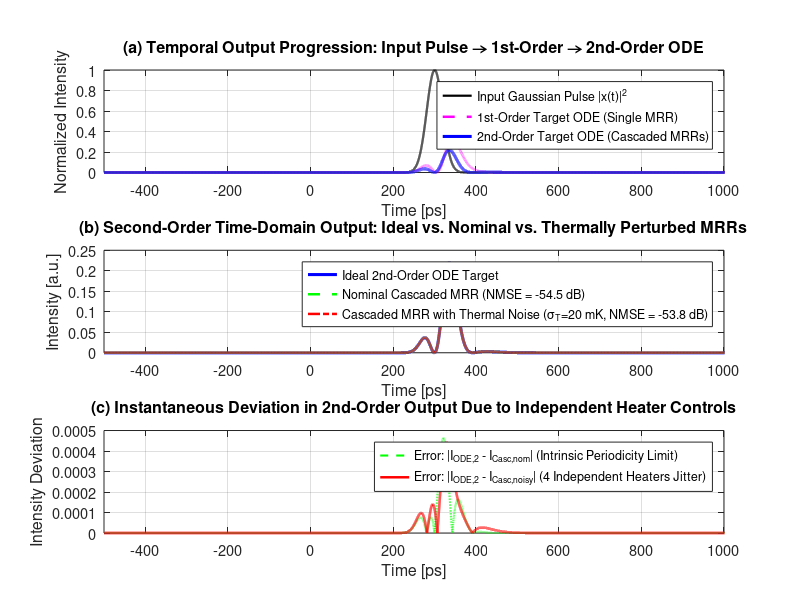
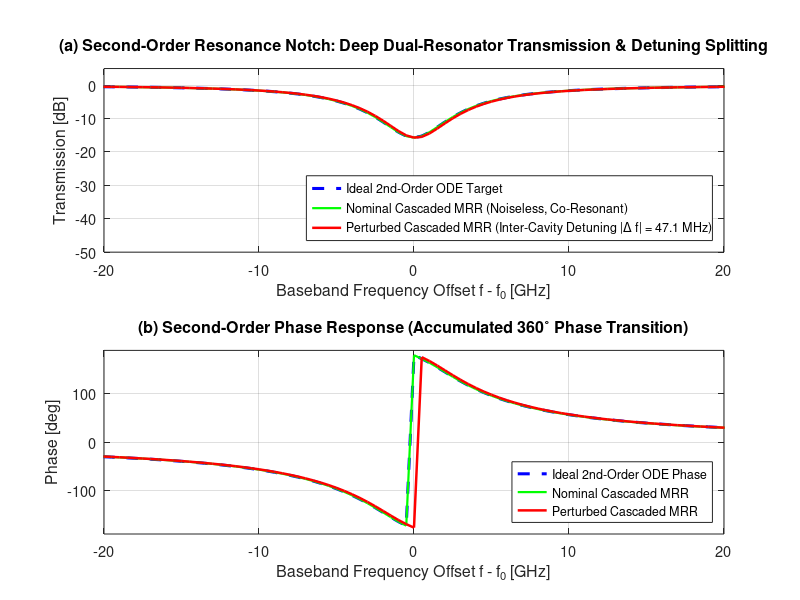
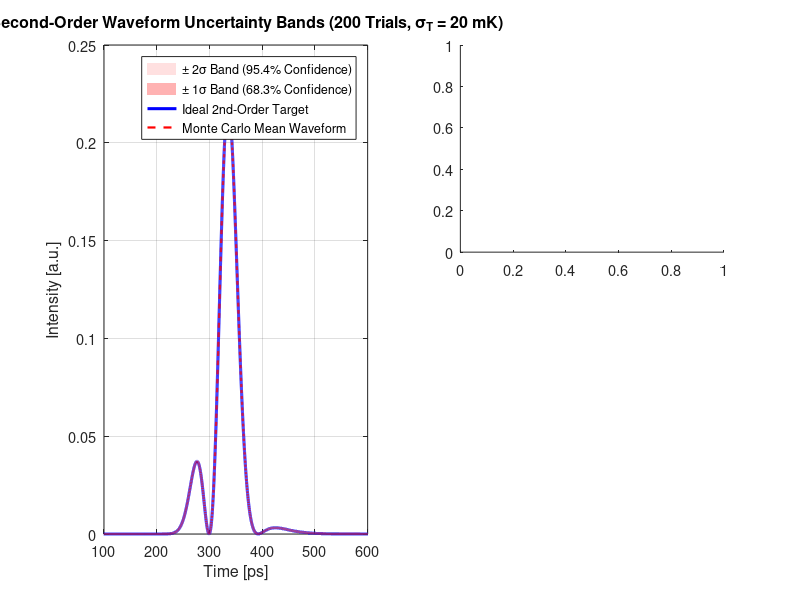

Reproduce these figures in MATLAB, in order. (Note: this script raises an error after producing the figures.)

clear; close all; clc;

%% 1. Baseline Physical Constants & Waveguide Parameters (Wu et al. 2014)
c             = 2.99792458e8;       % Speed of light in vacuum [m/s]
lambda0       = 1550.391e-9;        % Target resonant carrier wavelength [m] (1550.391 nm)
f0            = c / lambda0;        % Optical carrier frequency [Hz] (~193.366 THz)
w0            = 2 * pi * f0;        % Optical carrier angular frequency [rad/s]
L             = 178.98e-6;          % Ring circumference [m] (178.98 um)
ng            = 4.1850;             % Silicon waveguide group index (TE mode)
tau_rt        = ng * L / c;         % Cavity round-trip time [s] (~2.498 ps)
FSR           = 1 / tau_rt;         % Free Spectral Range [Hz] (~400.24 GHz)

% Waveguide Propagation Loss from Paper
alpha_dB_cm   = 8.0;                % Waveguide power loss [dB/cm]
alpha_dB_m    = alpha_dB_cm * 100;  % [dB/m]
alpha_lin     = alpha_dB_m * log(10) / 10; % Linear power attenuation [1/m]
eta           = 1 - exp(-alpha_lin * L);   % Round-trip intrinsic power loss (~3.25%)
a_loss        = sqrt(1 - eta);             % Round-trip field amplitude transmission
gamma_i       = c * alpha_lin / (2 * ng);  % Cavity intrinsic decay rate [rad/s] (~6.598e9 rad/s)
Qi            = w0 / (2 * gamma_i);        % Intrinsic cavity quality factor

% MZI Tunable Directional Coupler Parameters
kappa0        = 0.0441;             % Directional coupler splitting power ratio (FDTD)
kappa_max     = 4 * kappa0 * (1 - kappa0); % Max MZI power coupling (~0.168621)
dn_dT         = 1.86e-4;            % Thermo-optic coefficient of silicon [1/K]

% Physical lengths of bus arm microheaters (Wu et al. 2014):
% For MRR 1: Heater 11 (Lb11 = 116.80 um), Heater 12 (Lb12 = 47.12 um)
% For MRR 2: Heater 21 (Lb21 = 116.80 um), Heater 22 (Lb22 = 47.12 um)
Lb1           = 116.80e-6;          % Bus arm 1 heater length [m] (Through coupler)
Lb2           = 47.12e-6;           % Bus arm 2 heater length [m] (Drop coupler)

%% 2. Target Design Coefficients for the Cascaded Second-Order ODE
% Target power coupling coefficients for MRR 1 and MRR 2:
% To realize a general second-order ODE with distinct poles and non-zero zeros
% (and prevent the degenerate critically-damped pure-differentiator artifact
% where the carrier notch is quadratically flattened), we synthesize distinct,
% physically realizable coupling rates:
%   MRR 1 (Over-coupled stage) : kappa11 = 0.12, kappa12 = 0.02
%   MRR 2 (Under-coupled stage): kappa21 = 0.04, kappa22 = 0.06
kappa11_tgt   = 0.12;               % Through-port coupler power coupling MRR 1
kappa12_tgt   = 0.02;               % Drop-port coupler power coupling MRR 1
kappa21_tgt   = 0.04;               % Through-port coupler power coupling MRR 2
kappa22_tgt   = 0.06;               % Drop-port coupler power coupling MRR 2

% Nominal MZI phase differences needed to synthesize target couplers:
cos_dphi11    = (kappa11_tgt / (2 * kappa0 * (1 - kappa0))) - 1;
cos_dphi12    = (kappa12_tgt / (2 * kappa0 * (1 - kappa0))) - 1;
cos_dphi21    = (kappa21_tgt / (2 * kappa0 * (1 - kappa0))) - 1;
cos_dphi22    = (kappa22_tgt / (2 * kappa0 * (1 - kappa0))) - 1;

dphi11_nom    = acos(min(max(cos_dphi11, -1), 1)); % Nominal phase difference Coupler 11 [rad]
dphi12_nom    = acos(min(max(cos_dphi12, -1), 1)); % Nominal phase difference Coupler 12 [rad]
dphi21_nom    = acos(min(max(cos_dphi21, -1), 1)); % Nominal phase difference Coupler 21 [rad]
dphi22_nom    = acos(min(max(cos_dphi22, -1), 1)); % Nominal phase difference Coupler 22 [rad]

% Quality factors and decay rates of individual rings:
% Stage 1 (MRR 1):
Qe11_nom      = - (w0 * ng * L) / (c * log(1 - kappa11_tgt));
Qe12_nom      = - (w0 * ng * L) / (c * log(1 - kappa12_tgt));
gamma_e11_nom = w0 / (2 * Qe11_nom); % ~2.59e10 rad/s
gamma_e12_nom = w0 / (2 * Qe12_nom); % ~4.04e9 rad/s
a10_target    = gamma_i + gamma_e11_nom + gamma_e12_nom; % ~3.62e10 rad/s
b10_target    = gamma_i + gamma_e12_nom - gamma_e11_nom; % ~-1.49e10 rad/s

% Stage 2 (MRR 2: Distinct pole and zero):
Qe21_nom      = - (w0 * ng * L) / (c * log(1 - kappa21_tgt));
Qe22_nom      = - (w0 * ng * L) / (c * log(1 - kappa22_tgt));
gamma_e21_nom = w0 / (2 * Qe21_nom); % ~8.17e9 rad/s
gamma_e22_nom = w0 / (2 * Qe22_nom); % ~1.24e10 rad/s
a20_target    = gamma_i + gamma_e21_nom + gamma_e22_nom; % ~2.72e10 rad/s
b20_target    = gamma_i + gamma_e22_nom - gamma_e21_nom; % ~+1.08e10 rad/s

% Cascaded Second-Order ODE Coefficients (Wu et al. Eq. 9):
%   d^2y/dt^2 + a1 * dy/dt + a0 * y = b2 * d^2x/dt^2 + b1 * dx/dt + b0 * x
a1_target     = a10_target + a20_target;               % [rad/s] (~6.34e10 rad/s)
a0_target     = a10_target * a20_target;               % [(rad/s)^2] (~9.83e20 (rad/s)^2)
b2_target     = 1.0;                                   % Dimensionless
b1_target     = b10_target + b20_target;               % [rad/s] (~-4.13e9 rad/s)
b0_target     = b10_target * b20_target;               % [(rad/s)^2] (~-1.62e20 (rad/s)^2)

%% 3. Thermal Noise & Control Accuracy Settings
% Standard laboratory temperature control precision (Standard Deviation sigma_T):
% You can adjust sigma_T to match your lab equipment!
sigma_T_heater= 0.020;              % [K] 20 mK standard deviation of heater drivers
sigma_T_ring  = 0.015;              % [K] 15 mK residual cavity substrate drift
thermal_crosstalk = 0.06;           % 6% thermal leakage from microheaters to ring cavity

fprintf('========================================================================================\n');
fprintf('     SECOND-ORDER OPTICAL ODE SOLVER VIA CASCADED SILICON PHOTONIC MRRs                 \n');
fprintf('     Reference: J. Wu et al., Optics Express 22(21), 26254-26264 (2014) [Eq. (9)]       \n');
fprintf('========================================================================================\n');
fprintf('Waveguide Propagation Loss (alpha)  : %.2f dB/cm (Intrinsic Qi = %.2e)\n', alpha_dB_cm, Qi);
fprintf('Stage 1 Target Coefficients         : a10 = %.4e rad/s, b10 = %+.4e rad/s\n', a10_target, b10_target);
fprintf('Stage 2 Target Coefficients         : a20 = %.4e rad/s, b20 = %+.4e rad/s\n', a20_target, b20_target);
fprintf('----------------------------------------------------------------------------------------\n');
fprintf('SYNTHESIZED SECOND-ORDER ODE (d^2y/dt^2 + a1*dy/dt + a0*y = d^2x/dt^2 + b1*dx/dt + b0*x):\n');
fprintf('  Damping / Bandwidth Rate (a1)     : %.4e rad/s\n', a1_target);
fprintf('  Resonance Stiffness Term (a0)     : %.4e (rad/s)^2\n', a0_target);
fprintf('  First-Derivative Zero Weight (b1) : %+.4e rad/s\n', b1_target);
fprintf('  Zero Constant Coefficient (b0)    : %+.4e (rad/s)^2\n', b0_target);
fprintf('----------------------------------------------------------------------------------------\n');
fprintf('INDEPENDENT THERMAL CONTROL INACCURACIES:\n');
fprintf('  Heater Driver Jitter (sigma_T)    : %.2f mK (4 Independent Heaters: H11, H12, H21, H22)\n', sigma_T_heater * 1e3);
fprintf('  Substrate Drift / Cavity Jitter   : %.2f mK (2 Independent Cavities: Ring 1, Ring 2)\n', sigma_T_ring * 1e3);
fprintf('========================================================================================\n\n');

%% 4. Signal Definition: 10 Gb/s Gaussian Pulse (FWHM = 45 ps)
FWHM          = 45e-12;             % 45 ps
t0            = 0.3e-9;             % Center: 300 ps
t_start       = -0.5e-9;
t_end         = 1.5e-9;
N             = 65536;              % Power of 2 grid points
t             = linspace(t_start, t_end, N);
dt            = t(2) - t(1);
fs            = 1 / dt;
f             = linspace(-fs/2, fs/2 - fs/N, N); % Baseband frequency axis [Hz]
w             = 2 * pi * f;                      % Baseband angular frequency [rad/s]

% Input Gaussian pulse envelope
x_fun         = @(t_val) exp(-2 * log(2) * ((t_val - t0) / FWHM).^2);
x             = x_fun(t);
I_in          = abs(x).^2;
X_w           = fftshift(fft(x));

% -------------------------------------------------------------------------
% (A) Ideal Target Transfer Functions (Coupled-Mode Theory):
% -------------------------------------------------------------------------
% 1st-Order Target ODE Transfer Function:
T_ode_1st     = (1j * w + b10_target) ./ (1j * w + a10_target);
y_ode_1st     = ifft(ifftshift(X_w .* T_ode_1st));
I_ode_1st     = abs(y_ode_1st).^2;

% 2nd-Order Target ODE Transfer Function (Eq. 9 in paper):
% T_ODE,2(w) = [(jw)^2 + b1*(jw) + b0] / [(jw)^2 + a1*(jw) + a0]
T_ode_2nd     = ((1j * w).^2 + b1_target * (1j * w) + b0_target) ./ ...
                ((1j * w).^2 + a1_target * (1j * w) + a0_target);
y_ode_2nd     = ifft(ifftshift(X_w .* T_ode_2nd));
I_ode_2nd     = abs(y_ode_2nd).^2;

% -------------------------------------------------------------------------
% (B) Nominal Physical Cascaded MRR Model (Noiseless):
% -------------------------------------------------------------------------
r11_nom       = sqrt(1 - kappa11_tgt);
r12_nom       = sqrt(1 - kappa12_tgt);
r21_nom       = sqrt(1 - kappa21_tgt);
r22_nom       = sqrt(1 - kappa22_tgt);

H1_nom        = (r11_nom - r12_nom * a_loss * exp(-1j * w * tau_rt)) ./ ...
                (1 - r11_nom * r12_nom * a_loss * exp(-1j * w * tau_rt));
H2_nom        = (r21_nom - r22_nom * a_loss * exp(-1j * w * tau_rt)) ./ ...
                (1 - r21_nom * r22_nom * a_loss * exp(-1j * w * tau_rt));
H_casc_nom    = H1_nom .* H2_nom;

y_casc_nom    = ifft(ifftshift(X_w .* H_casc_nom));
I_casc_nom    = abs(y_casc_nom).^2;

NMSE_casc_nom = sum((I_ode_2nd - I_casc_nom).^2) / sum(I_ode_2nd.^2);
NMSE_1st_nom  = sum((I_ode_1st - abs(ifft(ifftshift(X_w .* H1_nom))).^2).^2) / sum(I_ode_1st.^2);

%% 5. Single Perturbed Realization (Realistic Lab Shot with 4 Independent Heaters)
rng(42); % Fixed seed for reproducible single-shot display

% Sample 4 independent heater temperature errors:
dT_h11        = randn * sigma_T_heater;
dT_h12        = randn * sigma_T_heater;
dT_h21        = randn * sigma_T_heater;
dT_h22        = randn * sigma_T_heater;

% Sample 2 independent cavity substrate drifts + heater cross-talk:
dT_cav1       = randn * sigma_T_ring + thermal_crosstalk * (dT_h11 + dT_h12) / 2;
dT_cav2       = randn * sigma_T_ring + thermal_crosstalk * (dT_h21 + dT_h22) / 2;

% Thermo-optic phase perturbations for Ring 1:
dphi11_noisy  = dphi11_nom + (2 * pi / lambda0) * dn_dT * Lb1 * dT_h11;
dphi12_noisy  = dphi12_nom + (2 * pi / lambda0) * dn_dT * Lb2 * dT_h12;
kappa11_noisy = min(max(2 * kappa0 * (1 - kappa0) * (1 + cos(dphi11_noisy)), 1e-6), 0.99);
kappa12_noisy = min(max(2 * kappa0 * (1 - kappa0) * (1 + cos(dphi12_noisy)), 1e-6), 0.99);
r11_n         = sqrt(1 - kappa11_noisy);
r12_n         = sqrt(1 - kappa12_noisy);
dphi_rt1_n    = (2 * pi / lambda0) * dn_dT * L * dT_cav1;
Delta_f_res1  = dphi_rt1_n / (2 * pi * tau_rt);

% Thermo-optic phase perturbations for Ring 2 (Independent!):
dphi21_noisy  = dphi21_nom + (2 * pi / lambda0) * dn_dT * Lb1 * dT_h21;
dphi22_noisy  = dphi22_nom + (2 * pi / lambda0) * dn_dT * Lb2 * dT_h22;
kappa21_noisy = min(max(2 * kappa0 * (1 - kappa0) * (1 + cos(dphi21_noisy)), 1e-6), 0.99);
kappa22_noisy = min(max(2 * kappa0 * (1 - kappa0) * (1 + cos(dphi22_noisy)), 1e-6), 0.99);
r21_n         = sqrt(1 - kappa21_noisy);
r22_n         = sqrt(1 - kappa22_noisy);
dphi_rt2_n    = (2 * pi / lambda0) * dn_dT * L * dT_cav2;
Delta_f_res2  = dphi_rt2_n / (2 * pi * tau_rt);

% Inter-cavity detuning between Ring 1 and Ring 2:
Delta_f_inter = abs(Delta_f_res1 - Delta_f_res2);

% Transfer functions of the two noisy rings:
H1_noisy      = (r11_n - r12_n * a_loss * exp(-1j * (w * tau_rt + dphi_rt1_n))) ./ ...
                (1 - r11_n * r12_n * a_loss * exp(-1j * (w * tau_rt + dphi_rt1_n)));
H2_noisy      = (r21_n - r22_n * a_loss * exp(-1j * (w * tau_rt + dphi_rt2_n))) ./ ...
                (1 - r21_n * r22_n * a_loss * exp(-1j * (w * tau_rt + dphi_rt2_n)));
H_casc_noisy  = H1_noisy .* H2_noisy;

% Time-domain output intensity:
y_casc_noisy  = ifft(ifftshift(X_w .* H_casc_noisy));
I_casc_noisy  = abs(y_casc_noisy).^2;
NMSE_casc_noisy = sum((I_ode_2nd - I_casc_noisy).^2) / sum(I_ode_2nd.^2);

% Realized 2nd-order ODE coefficients:
ge11_n        = - c * log(1 - kappa11_noisy) / (2 * ng * L);
ge12_n        = - c * log(1 - kappa12_noisy) / (2 * ng * L);
ge21_n        = - c * log(1 - kappa21_noisy) / (2 * ng * L);
ge22_n        = - c * log(1 - kappa22_noisy) / (2 * ng * L);

a10_n         = gamma_i + ge11_n + ge12_n;
b10_n         = gamma_i + ge12_n - ge11_n;
a20_n         = gamma_i + ge21_n + ge22_n;
b20_n         = gamma_i + ge22_n - ge21_n;

a1_realized   = a10_n + a20_n;
a0_realized   = a10_n * a20_n;
b1_realized   = b10_n + b20_n;
b0_realized   = b10_n * b20_n;

fprintf('--- SINGLE REALIZATION BREAKDOWN (Independent Heaters) ---\n');
fprintf('MRR 1: dT11 = %+.2f mK (k11=%.4f), dT12 = %+.2f mK (k12=%.4f)\n', ...
        dT_h11*1e3, kappa11_noisy, dT_h12*1e3, kappa12_noisy);
fprintf('       Resonance Detuning 1: %+.1f MHz\n', Delta_f_res1 / 1e6);
fprintf('MRR 2: dT21 = %+.2f mK (k21=%.4f), dT22 = %+.2f mK (k22=%.4f)\n', ...
        dT_h21*1e3, kappa21_noisy, dT_h22*1e3, kappa22_noisy);
fprintf('       Resonance Detuning 2: %+.1f MHz\n', Delta_f_res2 / 1e6);
fprintf('Inter-Cavity Detuning (|df1 - df2|) : %.1f MHz (Causes notch splitting!)\n', Delta_f_inter / 1e6);
fprintf('Target ODE Coefficients             : a1 = %.4e rad/s, a0 = %.4e (rad/s)^2\n', a1_target, a0_target);
fprintf('                                      b1 = %+.4e rad/s, b0 = %+.4e (rad/s)^2\n', b1_target, b0_target);
fprintf('Realized Noisy Coefficients         : a1 = %.4e rad/s, a0 = %.4e (rad/s)^2\n', a1_realized, a0_realized);
fprintf('                                      b1 = %+.4e rad/s, b0 = %+.4e (rad/s)^2\n', b1_realized, b0_realized);
fprintf('Nominal Cascaded MRR NMSE (Noiseless): %.4e (%.2f dB)\n', NMSE_casc_nom, 10*log10(NMSE_casc_nom));
fprintf('Thermally Perturbed Cascaded NMSE   : %.4e (%.2f dB)\n', NMSE_casc_noisy, 10*log10(NMSE_casc_noisy));
fprintf('NMSE Degradation due to Noise       : %+.2f dB\n', 10*log10(NMSE_casc_noisy) - 10*log10(NMSE_casc_nom));
fprintf('========================================================================================\n\n');

%% 6. Monte Carlo Statistical Simulation (N_trials = 200 Realizations)
N_trials      = 200;
NMSE_mc_2nd   = zeros(N_trials, 1);
NMSE_mc_1st   = zeros(N_trials, 1);
I_mc_2nd      = zeros(N, N_trials);

a1_mc         = zeros(N_trials, 1);
a0_mc         = zeros(N_trials, 1);
b1_mc         = zeros(N_trials, 1);
b0_mc         = zeros(N_trials, 1);
Delta_f_inter_mc = zeros(N_trials, 1);

fprintf('Running Monte Carlo simulation (%d trials) with 4 independent heaters...\n', N_trials);
for trial = 1:N_trials
    % 4 independent heater fluctuations
    dt11 = randn * sigma_T_heater;
    dt12 = randn * sigma_T_heater;
    dt21 = randn * sigma_T_heater;
    dt22 = randn * sigma_T_heater;
    
    % 2 independent cavity fluctuations
    dt_c1 = randn * sigma_T_ring + thermal_crosstalk * (dt11 + dt12) / 2;
    dt_c2 = randn * sigma_T_ring + thermal_crosstalk * (dt21 + dt22) / 2;
    
    % Couplers MRR 1
    dp11 = dphi11_nom + (2 * pi / lambda0) * dn_dT * Lb1 * dt11;
    dp12 = dphi12_nom + (2 * pi / lambda0) * dn_dT * Lb2 * dt12;
    k11 = min(max(2 * kappa0 * (1 - kappa0) * (1 + cos(dp11)), 1e-6), 0.99);
    k12 = min(max(2 * kappa0 * (1 - kappa0) * (1 + cos(dp12)), 1e-6), 0.99);
    r11_t = sqrt(1 - k11); r12_t = sqrt(1 - k12);
    dp_rt1 = (2 * pi / lambda0) * dn_dT * L * dt_c1;
    
    % Couplers MRR 2
    dp21 = dphi21_nom + (2 * pi / lambda0) * dn_dT * Lb1 * dt21;
    dp22 = dphi22_nom + (2 * pi / lambda0) * dn_dT * Lb2 * dt22;
    k21 = min(max(2 * kappa0 * (1 - kappa0) * (1 + cos(dp21)), 1e-6), 0.99);
    k22 = min(max(2 * kappa0 * (1 - kappa0) * (1 + cos(dp22)), 1e-6), 0.99);
    r21_t = sqrt(1 - k21); r22_t = sqrt(1 - k22);
    dp_rt2 = (2 * pi / lambda0) * dn_dT * L * dt_c2;
    
    Delta_f_inter_mc(trial) = abs(dp_rt1 - dp_rt2) / (2 * pi * tau_rt);
    
    % Transfer functions
    H1_t = (r11_t - r12_t * a_loss * exp(-1j * (w * tau_rt + dp_rt1))) ./ ...
           (1 - r11_t * r12_t * a_loss * exp(-1j * (w * tau_rt + dp_rt1)));
    H2_t = (r21_t - r22_t * a_loss * exp(-1j * (w * tau_rt + dp_rt2))) ./ ...
           (1 - r21_t * r22_t * a_loss * exp(-1j * (w * tau_rt + dp_rt2)));
    H_casc_t = H1_t .* H2_t;
    
    y_casc_t = ifft(ifftshift(X_w .* H_casc_t));
    I_t = abs(y_casc_t).^2;
    I_mc_2nd(:, trial) = I_t;
    
    % NMSE for 2nd-order solver
    NMSE_mc_2nd(trial) = sum((I_ode_2nd - I_t).^2) / sum(I_ode_2nd.^2);
    
    % NMSE for 1st-order solver (Ring 1 alone for direct comparison)
    y1_t = ifft(ifftshift(X_w .* H1_t));
    NMSE_mc_1st(trial) = sum((I_ode_1st - abs(y1_t).^2).^2) / sum(I_ode_1st.^2);
    
    % Record realized coefficients
    ge11_t = - c * log(1 - k11) / (2 * ng * L);
    ge12_t = - c * log(1 - k12) / (2 * ng * L);
    ge21_t = - c * log(1 - k21) / (2 * ng * L);
    ge22_t = - c * log(1 - k22) / (2 * ng * L);
    a10_t  = gamma_i + ge11_t + ge12_t;
    b10_t  = gamma_i + ge12_t - ge11_t;
    a20_t  = gamma_i + ge21_t + ge22_t;
    b20_t  = gamma_i + ge22_t - ge21_t;
    a1_mc(trial) = a10_t + a20_t;
    a0_mc(trial) = a10_t * a20_t;
    b1_mc(trial) = b10_t + b20_t;
    b0_mc(trial) = b10_t * b20_t;
end

mean_NMSE_2nd = mean(NMSE_mc_2nd);
mean_NMSE_1st = mean(NMSE_mc_1st);
mean_I_2nd    = mean(I_mc_2nd, 2);
std_I_2nd     = std(I_mc_2nd, 0, 2);

fprintf('Monte Carlo Complete (%d Trials):\n', N_trials);
fprintf('  1st-Order Mean NMSE         : %.4e (%.2f dB)\n', mean_NMSE_1st, 10*log10(mean_NMSE_1st));
fprintf('  2nd-Order Cascaded Mean NMSE: %.4e (%.2f dB)\n', mean_NMSE_2nd, 10*log10(mean_NMSE_2nd));
fprintf('  2nd-Order Worst NMSE        : %.4e (%.2f dB)\n', max(NMSE_mc_2nd), 10*log10(max(NMSE_mc_2nd)));
fprintf('  2nd-Order Best NMSE         : %.4e (%.2f dB)\n', min(NMSE_mc_2nd), 10*log10(min(NMSE_mc_2nd)));
fprintf('========================================================================================\n\n');

%% 7. Thermal Sensitivity Sweep: NMSE vs. sigma_T (1st-Order vs. 2nd-Order)
fprintf('Running Sensitivity Sweep (NMSE vs. sigma_T across 11 precision tiers)...\n');
sigma_T_vec   = [1, 2, 5, 10, 15, 20, 30, 40, 50, 75, 100] * 1e-3; % 1 mK to 100 mK
N_sweep_pts   = length(sigma_T_vec);
sweep_trials  = 40;

NMSE_sweep_1st_dB = zeros(N_sweep_pts, 1);
NMSE_sweep_2nd_dB = zeros(N_sweep_pts, 1);

for s_idx = 1:N_sweep_pts
    sig_T = sigma_T_vec(s_idx);
    e1_arr = zeros(sweep_trials, 1);
    e2_arr = zeros(sweep_trials, 1);
    
    for tr = 1:sweep_trials
        dt11 = randn * sig_T; dt12 = randn * sig_T;
        dt21 = randn * sig_T; dt22 = randn * sig_T;
        dt_c1 = randn * (sig_T * 0.75) + thermal_crosstalk * (dt11 + dt12) / 2;
        dt_c2 = randn * (sig_T * 0.75) + thermal_crosstalk * (dt21 + dt22) / 2;
        
        dp11 = dphi11_nom + (2 * pi / lambda0) * dn_dT * Lb1 * dt11;
        dp12 = dphi12_nom + (2 * pi / lambda0) * dn_dT * Lb2 * dt12;
        k11 = min(max(2 * kappa0 * (1 - kappa0) * (1 + cos(dp11)), 1e-6), 0.99);
        k12 = min(max(2 * kappa0 * (1 - kappa0) * (1 + cos(dp12)), 1e-6), 0.99);
        
        dp21 = dphi21_nom + (2 * pi / lambda0) * dn_dT * Lb1 * dt21;
        dp22 = dphi22_nom + (2 * pi / lambda0) * dn_dT * Lb2 * dt22;
        k21 = min(max(2 * kappa0 * (1 - kappa0) * (1 + cos(dp21)), 1e-6), 0.99);
        k22 = min(max(2 * kappa0 * (1 - kappa0) * (1 + cos(dp22)), 1e-6), 0.99);
        
        dp_rt1 = (2 * pi / lambda0) * dn_dT * L * dt_c1;
        dp_rt2 = (2 * pi / lambda0) * dn_dT * L * dt_c2;
        
        H1_s = (sqrt(1-k11) - sqrt(1-k12)*a_loss*exp(-1j*(w*tau_rt + dp_rt1))) ./ ...
               (1 - sqrt(1-k11)*sqrt(1-k12)*a_loss*exp(-1j*(w*tau_rt + dp_rt1)));
        H2_s = (sqrt(1-k21) - sqrt(1-k22)*a_loss*exp(-1j*(w*tau_rt + dp_rt2))) ./ ...
               (1 - sqrt(1-k21)*sqrt(1-k22)*a_loss*exp(-1j*(w*tau_rt + dp_rt2)));
        
        y1_s = ifft(ifftshift(X_w .* H1_s));
        y2_s = ifft(ifftshift(X_w .* (H1_s .* H2_s)));
        
        e1_arr(tr) = sum((I_ode_1st - abs(y1_s).^2).^2) / sum(I_ode_1st.^2);
        e2_arr(tr) = sum((I_ode_2nd - abs(y2_s).^2).^2) / sum(I_ode_2nd.^2);
    end
    NMSE_sweep_1st_dB(s_idx) = 10 * log10(mean(e1_arr));
    NMSE_sweep_2nd_dB(s_idx) = 10 * log10(mean(e2_arr));
end

fprintf('Sensitivity sweep complete.\n\n');

%% 8. Visualization: Figure 1 - Time-Domain Waveforms & Cascaded Behavior
set(0, 'DefaultAxesFontSize', 10.5, 'DefaultLineLineWidth', 1.8);

fig1 = figure('Name', '2nd-Order Cascaded ODE Solver - Time Domain', ...
              'Position', [50, 40, 1000, 850], 'Color', 'w');
t_ps = t * 1e12;

% (a) Input pulse vs 1st-order output vs 2nd-order target output
subplot(3, 1, 1);
plot(t_ps, I_in, 'k-', 'LineWidth', 1.6, 'DisplayName', 'Input Gaussian Pulse |x(t)|^2');
hold on;
plot(t_ps, I_ode_1st, 'm--', 'LineWidth', 1.8, 'DisplayName', '1st-Order Target ODE (Single MRR)');
plot(t_ps, I_ode_2nd, 'b-', 'LineWidth', 2.2, 'DisplayName', '2nd-Order Target ODE (Cascaded MRRs)');
grid on; box on;
xlim([t_start*1e12, 1000]);
xlabel('Time [ps]'); ylabel('Normalized Intensity');
title('(a) Temporal Output Progression: Input Pulse \rightarrow 1st-Order \rightarrow 2nd-Order ODE');
legend('Location', 'northeast', 'FontSize', 9.0);

% (b) Ideal 2nd-order ODE vs Nominal MRR vs Thermally Perturbed MRR
subplot(3, 1, 2);
plot(t_ps, I_ode_2nd, 'b-', 'LineWidth', 2.2, 'DisplayName', 'Ideal 2nd-Order ODE Target');
hold on;
plot(t_ps, I_casc_nom, 'g--', 'LineWidth', 1.8, ...
     'DisplayName', sprintf('Nominal Cascaded MRR (NMSE = %.1f dB)', 10*log10(NMSE_casc_nom)));
plot(t_ps, I_casc_noisy, 'r-.', 'LineWidth', 1.8, ...
     'DisplayName', sprintf('Cascaded MRR with Thermal Noise (\\sigma_T=20 mK, NMSE = %.1f dB)', 10*log10(NMSE_casc_noisy)));
grid on; box on;
xlim([t_start*1e12, 1000]);
xlabel('Time [ps]'); ylabel('Intensity [a.u.]');
title('(b) Second-Order Time-Domain Output: Ideal vs. Nominal vs. Thermally Perturbed MRRs');
legend('Location', 'northeast', 'FontSize', 9.0);

% (c) Instantaneous intensity errors
subplot(3, 1, 3);
plot(t_ps, abs(I_ode_2nd - I_casc_nom), 'g--', 'LineWidth', 1.5, ...
     'DisplayName', 'Error: |I_{ODE,2} - I_{Casc,nom}| (Intrinsic Periodicity Limit)');
hold on;
plot(t_ps, abs(I_ode_2nd - I_casc_noisy), 'r-', 'LineWidth', 1.8, ...
     'DisplayName', 'Error: |I_{ODE,2} - I_{Casc,noisy}| (4 Independent Heaters Jitter)');
grid on; box on;
xlim([t_start*1e12, 1000]);
xlabel('Time [ps]'); ylabel('Intensity Deviation');
title('(c) Instantaneous Deviation in 2nd-Order Output Due to Independent Heater Controls');
legend('Location', 'northeast', 'FontSize', 9.0);

%% 9. Visualization: Figure 2 - Baseband Spectral Response & Inter-Cavity Detuning
fig2 = figure('Name', '2nd-Order Cascaded ODE Solver - Spectral Response', ...
              'Position', [100, 80, 980, 680], 'Color', 'w');
f_GHz = f / 1e9;
zoom_GHz = 20; % +/- 20 GHz baseband zoom

% (a) Baseband Magnitude Response [dB]
subplot(2, 1, 1);
plot(f_GHz, 10 * log10(abs(T_ode_2nd).^2), 'b--', 'LineWidth', 2.2, 'DisplayName', 'Ideal 2nd-Order ODE Target');
hold on;
plot(f_GHz, 10 * log10(abs(H_casc_nom).^2), 'g-', 'LineWidth', 1.6, 'DisplayName', 'Nominal Cascaded MRR (Noiseless, Co-Resonant)');
plot(f_GHz, 10 * log10(abs(H_casc_noisy).^2), 'r-', 'LineWidth', 1.8, ...
     'DisplayName', sprintf('Perturbed Cascaded MRR (Inter-Cavity Detuning |\\Delta f| = %.1f MHz)', Delta_f_inter/1e6));
grid on; box on;
xlim([-zoom_GHz, zoom_GHz]); ylim([-50, 5]);
xlabel('Baseband Frequency Offset f - f_0 [GHz]');
ylabel('Transmission [dB]');
title('(a) Second-Order Resonance Notch: Deep Dual-Resonator Transmission & Detuning Splitting');
legend('Location', 'southeast', 'FontSize', 9.0);

% (b) Baseband Phase Response [deg]
subplot(2, 1, 2);
plot(f_GHz, angle(T_ode_2nd) * 180 / pi, 'b--', 'LineWidth', 2.2, 'DisplayName', 'Ideal 2nd-Order ODE Phase');
hold on;
plot(f_GHz, angle(H_casc_nom) * 180 / pi, 'g-', 'LineWidth', 1.6, 'DisplayName', 'Nominal Cascaded MRR');
plot(f_GHz, angle(H_casc_noisy) * 180 / pi, 'r-', 'LineWidth', 1.8, 'DisplayName', 'Perturbed Cascaded MRR');
grid on; box on;
xlim([-zoom_GHz, zoom_GHz]); ylim([-190, 190]);
xlabel('Baseband Frequency Offset f - f_0 [GHz]');
ylabel('Phase [deg]');
title('(b) Second-Order Phase Response (Accumulated 360^\circ Phase Transition)');
legend('Location', 'southeast', 'FontSize', 9.0);

%% 10. Visualization: Figure 3 - Monte Carlo Statistical Analysis (N = 200 Trials)
fig3 = figure('Name', '2nd-Order Cascaded ODE Solver - Monte Carlo Statistics', ...
              'Position', [140, 120, 1050, 680], 'Color', 'w');

% (a) 2nd-Order Output Waveform Confidence Bands
subplot(2, 2, [1, 3]);
y_upper2 = (mean_I_2nd + 2*std_I_2nd)';
y_lower2 = (max(mean_I_2nd - 2*std_I_2nd, 0))';
y_upper1 = (mean_I_2nd + std_I_2nd)';
y_lower1 = (max(mean_I_2nd - std_I_2nd, 0))';

fill([t_ps, fliplr(t_ps)], [y_upper2, fliplr(y_lower2)], ...
     [1.0, 0.88, 0.88], 'EdgeColor', 'none', 'DisplayName', '\pm 2\sigma Band (95.4% Confidence)');
hold on;
fill([t_ps, fliplr(t_ps)], [y_upper1, fliplr(y_lower1)], ...
     [1.0, 0.70, 0.70], 'EdgeColor', 'none', 'DisplayName', '\pm 1\sigma Band (68.3% Confidence)');
plot(t_ps, I_ode_2nd, 'b-', 'LineWidth', 2.2, 'DisplayName', 'Ideal 2nd-Order Target');
plot(t_ps, mean_I_2nd, 'r--', 'LineWidth', 1.6, 'DisplayName', 'Monte Carlo Mean Waveform');
grid on; box on;
xlim([100, 600]);
xlabel('Time [ps]'); ylabel('Intensity [a.u.]');
title(sprintf('(a) Second-Order Waveform Uncertainty Bands (%d Trials, \\sigma_T = 20 mK)', N_trials));
legend('Location', 'northeast', 'FontSize', 9.0);

% (b) NMSE Distribution Comparison: 1st-Order vs 2nd-Order Cascaded
subplot(2, 2, 2);
histogram(10*log10(NMSE_mc_1st), 15, 'FaceColor', [0.3 0.6 0.9], 'FaceAlpha', 0.6, ...
          'DisplayName', sprintf('1st-Order Single MRR (Mean = %.1f dB)', 10*log10(mean_NMSE_1st)));
hold on;
histogram(10*log10(NMSE_mc_2nd), 15, 'FaceColor', [0.9 0.3 0.3], 'FaceAlpha', 0.6, ...
          'DisplayName', sprintf('2nd-Order Cascaded (Mean = %.1f dB)', 10*log10(mean_NMSE_2nd)));
xline(10*log10(mean_NMSE_1st), 'b--', 'LineWidth', 1.8, 'DisplayName', '1st-Order Mean');
xline(10*log10(mean_NMSE_2nd), 'r--', 'LineWidth', 1.8, 'DisplayName', '2nd-Order Mean');
grid on; box on;
xlabel('Through-Port NMSE [dB]'); ylabel('Occurrences');
title('(b) NMSE Statistical Distribution (1st-Order vs. 2nd-Order)');
legend('Location', 'northwest', 'FontSize', 8.5);

% (c) Inter-Cavity Detuning Histogram
subplot(2, 2, 4);
histogram(Delta_f_inter_mc / 1e6, 18, 'FaceColor', [0.5 0.2 0.7], 'FaceAlpha', 0.7, ...
          'DisplayName', 'Inter-Cavity Resonance Mismatch |\Delta f_{res,1} - \Delta f_{res,2}|');
xline(mean(Delta_f_inter_mc)/1e6, 'k--', 'LineWidth', 1.8, ...
      'DisplayName', sprintf('Mean Mismatch = %.1f MHz', mean(Delta_f_inter_mc)/1e6));
grid on; box on;
xlabel('Inter-Cavity Detuning |\Delta f_{res}| [MHz]'); ylabel('Occurrences');
title('(c) Inter-Cavity Resonance Jitter Between Cascaded MRRs');
legend('Location', 'northeast', 'FontSize', 8.5);

%% 11. Visualization: Figure 4 - Thermal Sensitivity Sweep (1st vs 2nd Order)
fig4 = figure('Name', 'ODE Solver - Thermal Control Accuracy Sweep', ...
              'Position', [180, 160, 950, 560], 'Color', 'w');

sig_T_mK = sigma_T_vec * 1e3;
% Highlight typical laboratory hardware accuracy regimes
patch([1, 5, 5, 1], [-65, -65, -15, -15], [0.90, 0.98, 0.90], ...
      'EdgeColor', 'none', 'DisplayName', 'Ultra-High Precision Closed Loop (PID, \sigma_T \le 5 mK)');
hold on;
patch([5, 25, 25, 5], [-65, -65, -15, -15], [0.98, 0.98, 0.85], ...
      'EdgeColor', 'none', 'DisplayName', 'Standard Commercial Lab TEC (\sigma_T \sim 5-25 mK)');
patch([25, 100, 100, 25], [-65, -65, -15, -15], [1.00, 0.90, 0.90], ...
      'EdgeColor', 'none', 'DisplayName', 'Open-Loop / Uncooled Driver (\sigma_T \ge 25 mK)');

plot(sig_T_mK, NMSE_sweep_1st_dB, 'b-o', 'LineWidth', 2.2, 'MarkerSize', 7, ...
     'MarkerFaceColor', 'b', 'DisplayName', '1st-Order ODE Solver (Single MRR)');
plot(sig_T_mK, NMSE_sweep_2nd_dB, 'r-s', 'LineWidth', 2.4, 'MarkerSize', 7, ...
     'MarkerFaceColor', 'r', 'DisplayName', '2nd-Order ODE Solver (Cascaded MRRs, 4 Heaters)');

yline(10*log10(NMSE_1st_nom), 'b:', 'LineWidth', 1.4, ...
      'DisplayName', sprintf('1st-Order Theoretical Floor (%.1f dB)', 10*log10(NMSE_1st_nom)));
yline(10*log10(NMSE_casc_nom), 'r:', 'LineWidth', 1.4, ...
      'DisplayName', sprintf('2nd-Order Theoretical Floor (%.1f dB)', 10*log10(NMSE_casc_nom)));

grid on; box on;
xlim([1, 100]); ylim([-65, -15]);
set(gca, 'XScale', 'log');
xlabel('Heater Temperature Control Accuracy \sigma_T [mK] (Log Scale)');
ylabel('Average Through-Port NMSE [dB]');
title('Thermal Precision Sensitivity: 1st-Order vs. 2nd-Order Cascaded ODE Solver');
legend('Location', 'southeast', 'FontSize', 8.5);

fprintf('========================================================================================\n');
fprintf('Simulation complete. Figures 1, 2, 3, and 4 successfully generated.\n');
fprintf('========================================================================================\n');
